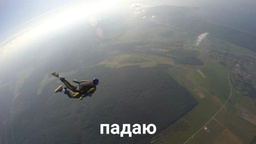
#> input picture problem_2/123.jpg, 256 x 144 px, shrunk from 1080 x 607 before the run
$ python main.py
#> lines starting #> are read from the running program, lines starting #| are printed output that depends on the picture
#! /bin/python

from PIL import Image
import numpy as np
import matplotlib.pyplot as plt
from matplotlib import colors
from matplotlib.backends.backend_pdf import PdfPages
from scipy.fftpack import fft2, fftshift, ifft2
from scipy import ndimage

def save_image(filename):
	# PdfPages is a wrapper around pdf
	# file so there is no clash and create
	# files with no error.
    with PdfPages(filename) as p:

        # get_fignums Return list of existing
        # figure numbers
        fig_nums = plt.get_fignums()
        figs = [plt.figure(n) for n in fig_nums]

        # iterating over the numbers in list
        for fig in figs:

            # and saving the files
            fig.savefig(p, format='pdf', bbox_inches='tight', pad_inches = 0)

def make_kernel(periodogram, delta):

    if (delta < 0 or delta > 1):
        print("error")
        pass

    thresold = np.percentile(periodogram, 100*delta)

    kernel = np.ones(shape = periodogram.shape)
    kernel[periodogram < thresold] = 0

    return kernel

def residuals(original_img, corrupted_img):
    differense = original_img - corrupted_img
    abs_differense = np.sqrt(np.sum(differense*np.conj(differense)))

    norm = np.sqrt(np.sum(original_img*np.conj(original_img)))

    return (abs_differense/norm).real


# open as array
img = Image.open('123.jpg')
#> img is the input picture: PIL image 256x144 RGB; mean R, G, B 123.7, 126.7, 127.2

# convert to numpy array
img = np.asarray(img)
#convert to gray colormap
img = (0.30*img[:, :, 0] + 0.59*img[:, :, 1] + 0.11*img[:, :, 2])
#> img: shape (144, 256) float64

fourier_img = fft2(img)
original_img = ifft2(fourier_img)

periodogram = (fourier_img*np.conj(fourier_img)).real
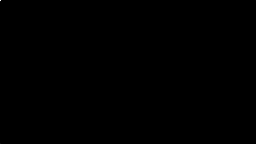
#> periodogram: shape (144, 256) float64; min 3.84, max 2.15e+13, mean 719019211.8; drawn with min black and max white


corrupted_imgs = []
parts = []

for delta in np.linspace(0, .99999, 100):
    kernel = make_kernel(periodogram, delta)

    parts.append(delta)
    corrupted_imgs.append(ifft2(fourier_img*kernel))
#> this loop made 100 passes
#> thresold in make_kernel on passes 1 to 12: 3.84, 4723.9, 9522.8, 15598.6, 20457.1, 25518.6, 31284.9, 36876.2, 42753.4, 49450.2, 55873.4, 62142.3
#> pass 2, `kernel = make_kernel(periodogram, delta)`:
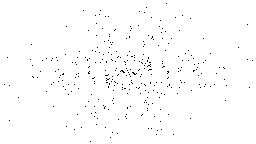
#> kernel: shape (144, 256) float64; values 0 (black) and 1 (white), 99% white; black in thin lines or dots
#> pass 3, `kernel = make_kernel(periodogram, delta)`:
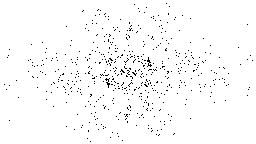
#> kernel: shape (144, 256) float64; values 0 (black) and 1 (white), 98% white; black in thin lines or dots
#> after the loop, corrupted_imgs = 100 items; parts = 100 values from 0 to 1


fig1 = plt.figure()

plt.rcParams['image.cmap'] = 'gray'
plt.axis('off')
plt.imshow(img)


fig2 = plt.figure()

plt.rcParams['image.cmap'] = 'gray'
plt.axis('off')
plt.imshow(np.abs(fourier_img.real), norm=colors.LogNorm())


residuals_list = []

for num, img in enumerate(corrupted_imgs):

    residual = residuals(img, original_img)

    residuals_list.append(residual)

    plt.figure()

    plt.rcParams['image.cmap'] = 'gray'
    plt.axis('off')

    plt.text(10, 50, f"del part: {parts[num]*100}%")
    plt.text(10, 80, f"residuals: {residual}")

    plt.imshow(img.real)
#> this loop made 100 passes
#> residual on passes 1 to 12: 0, 0.000182, 0.000361, 0.000553, 0.000748, 0.000938, 0.00113, 0.00133, 0.00152, 0.00172, 0.00192, 0.00213
#> after the loop, residuals_list = 100 values from 0 to 0.481


plt.figure()

plt.title("Residuals vs part of fourier coefficients")
plt.xlabel("Part of deleted fourier coefficients, %")
plt.ylabel("Residuals")
plt.grid(visible = True)


plt.gca().invert_xaxis()
plt.axis('on')
plt.xscale('log')

plt.plot(parts, residuals_list)


save_image("images.pdf")
#> in save_image, `fig_nums = plt.get_fignums()`: fig_nums = 103 values from 1 to 103
#> in save_image, `figs = [plt.figure(n) for n in fig_nums]`: figs = 103 items
#> the loop in save_image, `for fig in figs:` made 103 passes
#> pass 2, in save_image, `fig.savefig(p, format='pdf', bbox_inches='tight', pad_inches = 0)`:
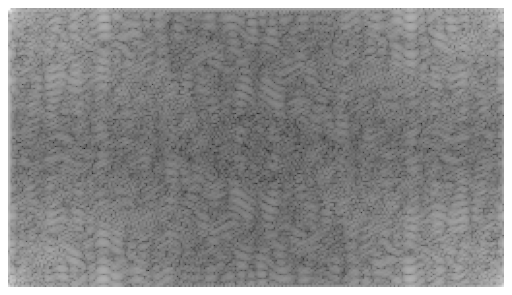
#> figure drawn by matplotlib, 1 panel
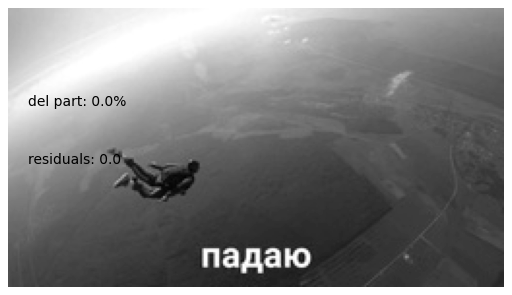
#> figure drawn by matplotlib, 1 panel
